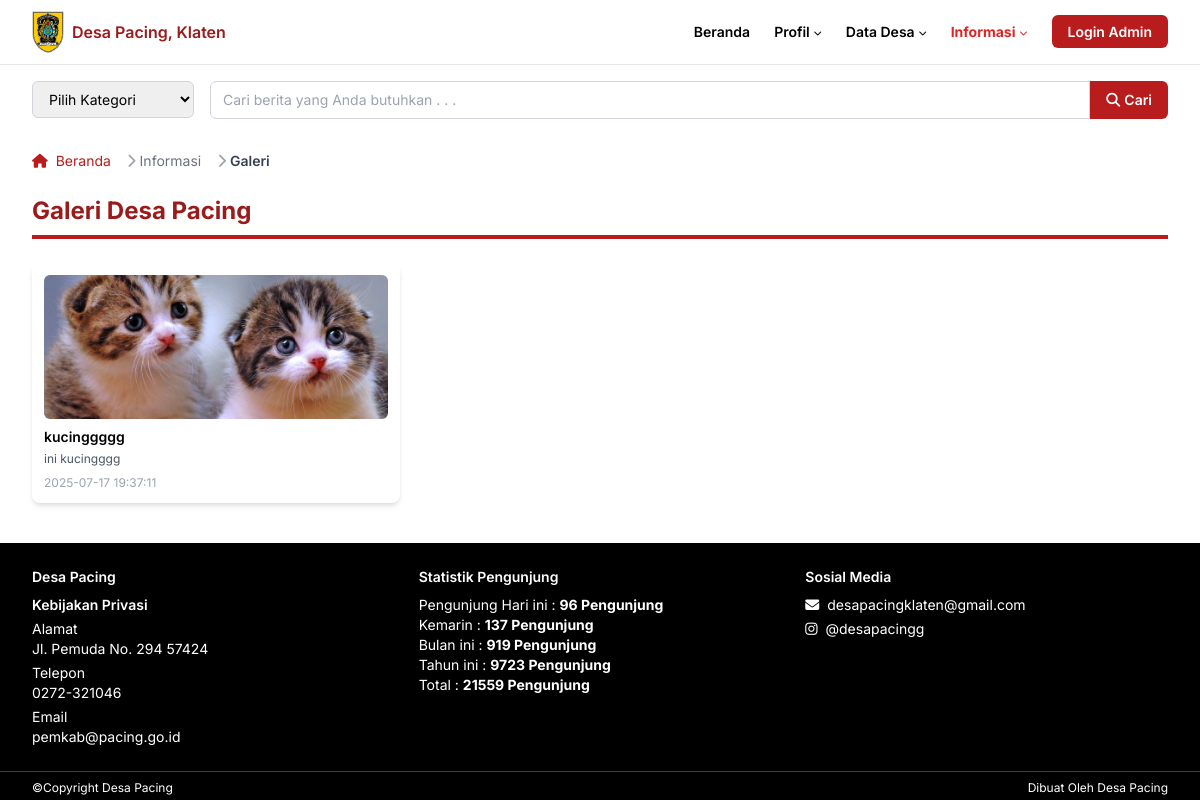
The page /galeri.php on the database its author committed.
### tables this page shows
CREATE TABLE `galeri` (
  `id_galeri` int(11) NOT NULL,
  `judul` varchar(255) NOT NULL,
  `deskripsi` text NOT NULL,
  `gambar` varchar(255) DEFAULT NULL,
  `tanggal` datetime NOT NULL DEFAULT current_timestamp()
);

### galeri.php (the view, shortened to what this page needs)
<?php
include 'php/db.php';
$result = $konek->query("SELECT * FROM galeri ORDER BY tanggal DESC");
?>
<html class="scroll-smooth" lang="id">
  <head>
    <script src="https://cdn.tailwindcss.com"></script>
    <link
      href="https://cdnjs.cloudflare.com/ajax/libs/font-awesome/5.15.3/css/all.min.css"
      rel="stylesheet"
    />
    <link href="css/style.css" rel="stylesheet" />
  </head>
  <body class="bg-white text-black">
    <header class="border-b border-gray-200">
      <div class="max-w-[1280px] mx-auto px-4 sm:px-6 lg:px-8">
        <nav
          aria-label="Primary Navigation"
          class="flex items-center justify-between h-16 text-xs sm:text-sm font-semibold"
        >
          <div class="flex items-center space-x-2">
            <img
              alt="Logo Pemerintah Desa Pacing"
              class="block"
              height="32"
              src="assets/klaten.jpg"
              width="32"
            />
            <span class="text-red-800 text-base">Desa Pacing, Klaten</span>
          </div>
          <ul
            class="hidden md:flex items-center space-x-6 text-xs sm:text-sm font-semibold"
          >
            <li>
              <a class="hover:text-gray-700" href="index.php">Beranda</a>
            </li>
            <li class="relative group">
              <button
                class="flex items-center space-x-1 hover:text-gray-700 focus:outline-none"
              >
                <span>Profil</span>
                <i class="fas fa-chevron-down text-[8px] mt-[2px]"></i>
              </button>
            </li>
            <li class="relative group">
              <button
                class="flex items-center space-x-1 hover:text-gray-700 focus:outline-none"
              >
                <span>Data Desa</span>
                <i class="fas fa-chevron-down text-[8px] mt-[2px]"></i>
              </button>
            </li>
            <li class="relative group active">
              <button
                class="flex items-center space-x-1 hover:text-gray-700 focus:outline-none"
              >
                <span>Informasi</span>
                <i class="fas fa-chevron-down text-[8px] mt-[2px]"></i>
              </button>
            </li>
            <li>
              <a
                href="admin/login.php"
                class="px-4 py-2 bg-red-700 text-white rounded-md hover:bg-red-900 transition duration-300"
              >
                Login Admin
              </a>
            </li>
          </ul>
        </nav>
      </div>
    </header>
    <section class="max-w-[1280px] mx-auto px-4 sm:px-6 lg:px-8 mt-4">
      <div
        class="flex flex-col sm:flex-row items-center sm:items-stretch gap-3 sm:gap-4"
      >
        <div class="w-full sm:w-48">
          <select
            id="kategori-berita"
            data-jump="page"
            aria-label="Pilih kategori berita"
            class="w-full border border-gray-300 rounded-md text-xs sm:text-sm py-2 px-3 focus:outline-none focus:ring-2 focus:ring-red-700"
          >
            <option value="" disabled selected>Pilih Kategori</option>
          </select>
        </div>
        <form
          aria-label="Cari berita"
          class="flex flex-grow sm:flex-row w-full"
          role="search"
        >
          <input
            aria-label="Cari berita"
            class="flex-grow border border-gray-300 rounded-l-md text-xs sm:text-sm py-2 px-3 focus:outline-none focus:ring-2 focus:ring-red-700"
            placeholder="Cari berita yang Anda butuhkan . . ."
            type="search"
          />
          <button
            aria-label="Cari"
            class="bg-red-700 hover:bg-red-900 text-white text-xs sm:text-sm font-semibold px-4 rounded-r-md flex items-center justify-center"
            type="submit"
          >
            <i class="fas fa-search mr-1"></i>
            Cari
          </button>
        </form>
      </div>
    </section>
    <section class="max-w-[1280px] mx-auto px-4 sm:px-6 lg:px-8 mt-4">
      <nav
        class="flex text-xs sm:text-sm text-gray-600"
        aria-label="Breadcrumb"
      >
        <ol class="inline-flex items-center space-x-1 md:space-x-3">
          <li class="inline-flex items-center">
            <a href="index.php" class="text-red-700 hover:text-red-800">
              <i class="fas fa-home mr-1"></i>
              Beranda
            </a>
          </li>
          <li>
            <div class="flex items-center">
              <i class="fas fa-chevron-right text-gray-400 mx-1"></i>
              <span class="text-gray-500">Informasi</span>
            </div>
          </li>
          <li>
            <div class="flex items-center">
              <i class="fas fa-chevron-right text-gray-400 mx-1"></i>
              <span class="text-gray-700 font-semibold">Galeri</span>
            </div>
          </li>
        </ol>
      </nav>
    </section>
    <main class="max-w-[1280px] mx-auto px-4 sm:px-6 lg:px-8">
      <section class="mt-6 space-y-4">
        <h3
          class="text-2xl font-bold text-red-800 mb-6 border-b-4 border-red-700 pb-2"
        >
          Galeri Desa Pacing
        </h3>
        <div class="grid grid-cols-1 sm:grid-cols-2 lg:grid-cols-3 gap-4">
          <?php while ($row = $result->fetch_assoc()): ?>
          <article
            onclick="openModal(
              '<?php echo htmlspecialchars($row['judul']); ?>',
              '<?php echo htmlspecialchars($row['deskripsi']); ?>',
              'assets/<?php echo htmlspecialchars($row['gambar']); ?>'
            )"
            class="cursor-pointer bg-white rounded-lg shadow-md p-3 flex flex-col hover:ring-2 hover:ring-red-500 transition-all"
          >
            <img
              alt="Atlet Desa Pacing"
              class="rounded-md mb-2 object-cover w-full h-40 sm:h-36"
                src="assets/<?php echo htmlspecialchars($row['gambar']); ?>"
              loading="lazy"
            />
            <h3 class="font-semibold text-xs sm:text-sm mb-1 leading-tight">
              <?php echo htmlspecialchars($row['judul']); ?>
            </h3>
            <p class="text-gray-600 text-[9px] sm:text-xs mb-2 line-clamp-3">
              <?php echo htmlspecialchars($row['deskripsi']); ?>
            </p>
            <time class="text-gray-400 text-[9px] sm:text-xs"><?php echo htmlspecialchars($row['tanggal']); ?></time>
          </article>
          <?php endwhile; ?>
        </div>
      </section>
    </main>
    <footer class="bg-black text-white text-xs sm:text-sm mt-10">
      <div
        class="max-w-[1280px] mx-auto px-4 sm:px-6 lg:px-8 py-6 grid grid-cols-1 md:grid-cols-3 gap-6"
      >
        <div>
          <h4 class="font-semibold mb-2">Desa Pacing</h4>
          <h5 class="font-semibold mb-1">Kebijakan Privasi</h5>
          <address class="not-italic mb-1">
            Alamat
            <br />
            Jl. Pemuda No. 294 57424
          </address>
          <p class="mb-1">
            Telepon
            <br />
            <a class="hover:underline" href="tel:0272321046"> 0272-321046 </a>
          </p>
          <p>
            Email
            <br />
            <a class="hover:underline" href="mailto:pemkab@pacing.go.id">
              pemkab@pacing.go.id
            </a>
          </p>
        </div>
        <div>
          <h4 class="font-semibold mb-2">Statistik Pengunjung</h4>
          <p>
            Pengunjung Hari ini :
            <strong> 96 Pengunjung </strong>
            <br />
            Kemarin :
            <strong> 137 Pengunjung </strong>
            <br />
            Bulan ini :
            <strong> 919 Pengunjung </strong>
            <br />
            Tahun ini :
            <strong> 9723 Pengunjung </strong>
            <br />
            Total :
            <strong> 21559 Pengunjung </strong>
          </p>
        </div>
        <div>
          <h4 class="font-semibold mb-2">Sosial Media</h4>
          <ul class="space-y-1">
            <li>
              <a href="mailto:desapacingklaten@gmail.com" class="hover:underline">
                <i class="fas fa-envelope mr-1"></i> desapacingklaten@gmail.com
              </a>
            </li>
            <li>
              <a href="https://instagram.com/desapacingg" target="_blank" class="hover:underline">
                <i class="fab fa-instagram mr-1"></i> @desapacingg
              </a>
            </li>
          </ul>
        </div>
      </div>
      <div
        class="max-w-[1280px] mx-auto px-4 sm:px-6 lg:px-8 py-2 border-t border-gray-700 flex justify-between text-[10px] sm:text-xs"
      >
        <p>©Copyright Desa Pacing</p>
        <p>Dibuat Oleh Desa Pacing</p>
      </div>
    </footer>
  </body>
</html>

### css/style.css (style rules this page uses)
nav[aria-label="Primary Navigation"] > ul > li > a, nav[aria-label="Primary Navigation"] > ul > li > button { transition: color 0.2s; }
nav[aria-label="Primary Navigation"] > ul > li.active > a, nav[aria-label="Primary Navigation"] > ul > li.active > button { color: #dc2626 !important; background: none !important; }

### galeri.php (style rules this page uses)
body { font-family: "Inter", sans-serif; }

### rows shown on the page
galeri: gambar (picture), judul "kucinggggg", deskripsi "ini kucingggg", tanggal "2025-07-17 19:37:11"
